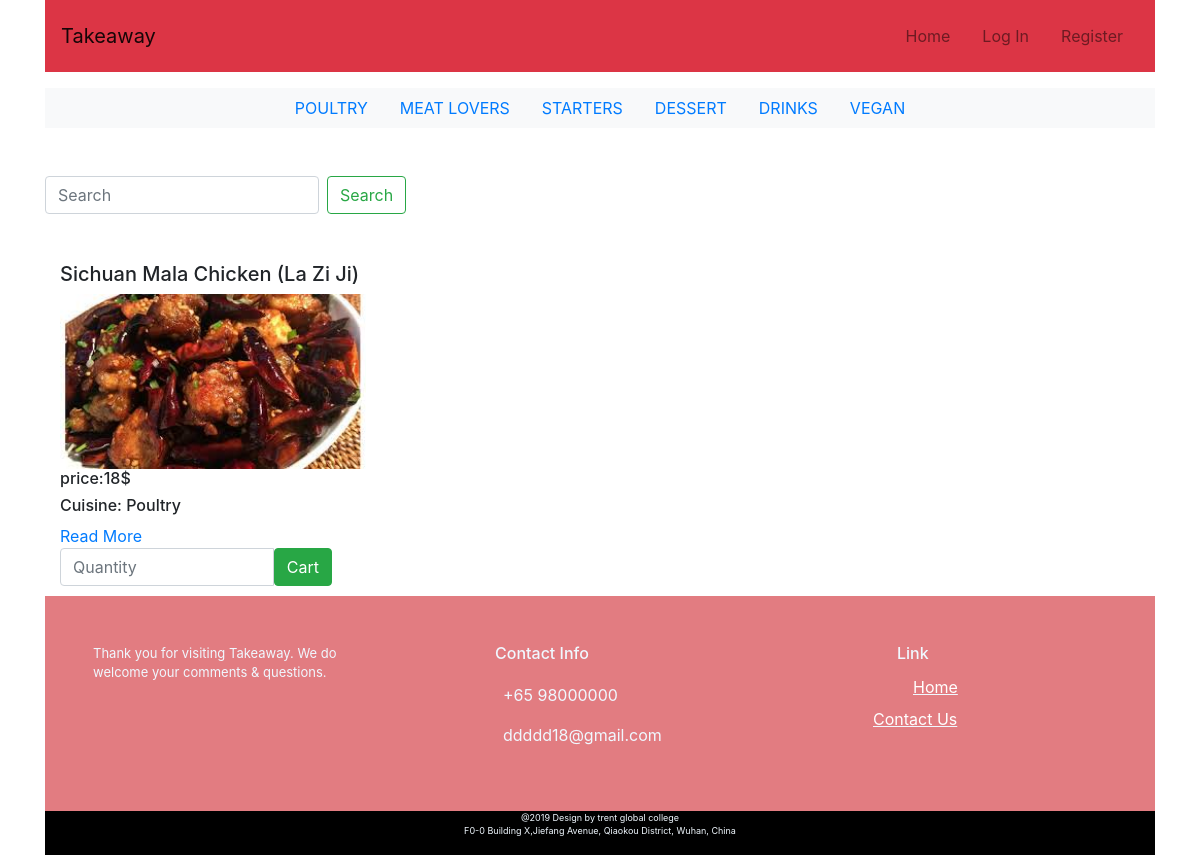
The app's page /menu/2, older data.
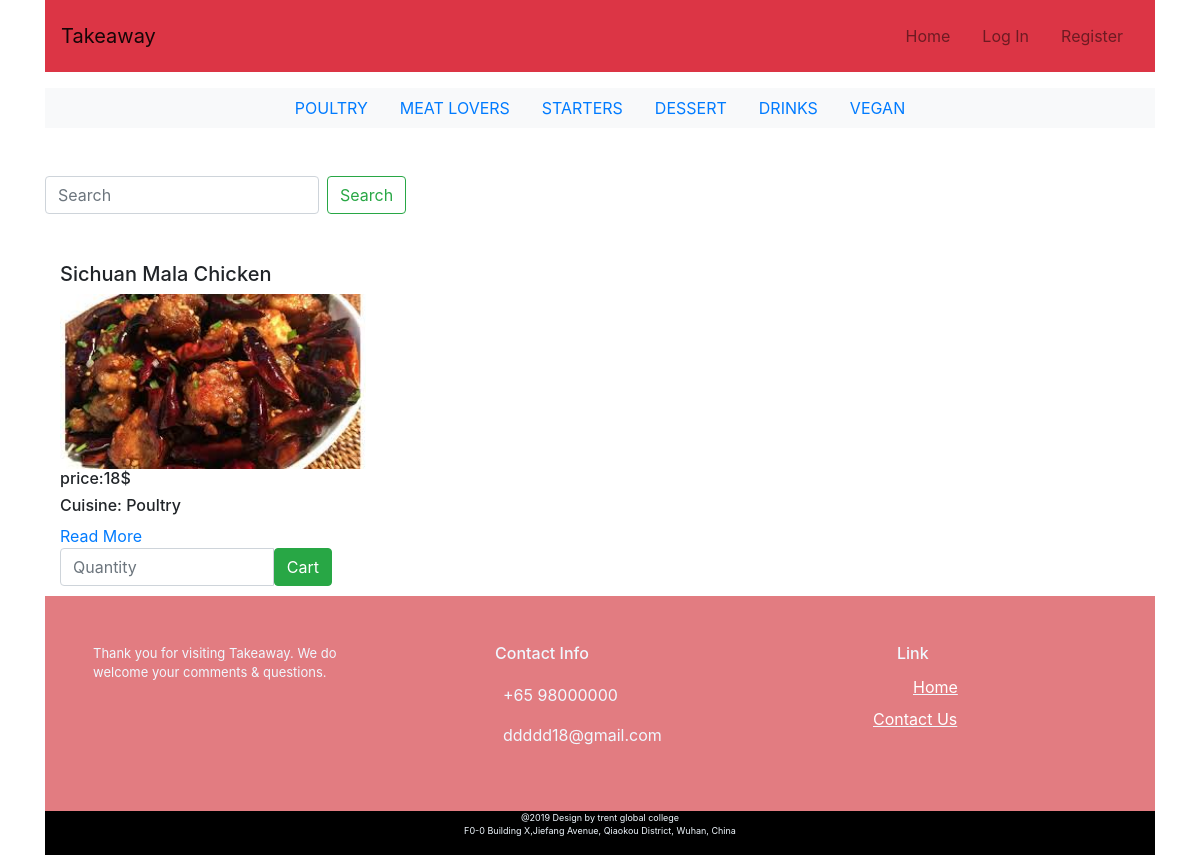
The same page, newer data.
### takeaway_app/models.py (models this page shows, shortened)
class Food(models.Model):
	name = models.CharField(blank=False,max_length=255)
	price = models.IntegerField(default=0)
	image = models.ImageField(upload_to='images',null=True,blank=True)
	description = models.TextField(blank=True)
	menu = models.ForeignKey(Menu, on_delete=models.CASCADE, related_name='food_menu', null=True)

class Menu(models.Model):
	name = models.CharField(blank=False,max_length=255)
	def __str__(self):
		return self.name

### takeaway_app/views.py (the view)
# urls.py: url(r'^menu/(?P<id>\d+)$', menu, name='menu'),
def menu(request,id):
    menu = Menu.objects.all()
    food_menu = Menu.objects.get(id=id)
    menu_list=food_menu.food_menu.all()
    return render(request, 'menu.html', {
        'menu_list': menu_list,
        'menu':menu
        })

### cart/context.py (called while the page is built)
def cart_contents(request):
    cart = request.session.get('cart', {})
    cart_items = []
    total = 0
    food_count = 0
    for id, quantity in cart.items():
        food = get_object_or_404(Food, pk=id)
        total += quantity * food.price
        food_count += quantity
        cart_items.append({'id': id, 'quantity': quantity, 'food': food})
    return {'cart_items': cart_items, 'total': total, 'food_count': food_count}

### takeaway_app/templates/menu.html (shortened to what this page needs)
{% extends 'layout.html' %}{% load static %}
{% load bootstrap_tags %}
{% block content %}
<div class="container">
<div class="row">
	 {% for food in menu_list %}
    <div class="col-lg-4 col-md-4 col-xs-12 col-sm-12 block">
    			<h5>{{ food.name }}</h5>
    	       <img src="{% get_media_prefix %}{{food.image}}" style="width:90%" alt="foods" />
          			<h6>price:{{ food.price }}$</h6>
                <h6>Cuisine: {{ food.menu }}</h6>
                <a href="{% url 'food_detail' food.id %}" class="read-more">Read More</a>
                <form method="post" action="{% url 'add_to_cart' food.id %}">
                    <div class="input-group">
                        <input name="quantity" type="number" min="1" max="999" class="form-control" placeholder="Quantity">
                        <span class="input-group-btn">
                            <button class="btn btn-success" type="submit">Cart</button>
                        </span>
                    </div>
                </form>
    </div>
    {% endfor %}
   </div>
</div>
{% endblock content%}

Row changes from the older to the newer data that the page shows:
changed Food "Poultry": name "Sichuan Mala Chicken (La Zi Ji)" → "Sichuan Mala Chicken"
